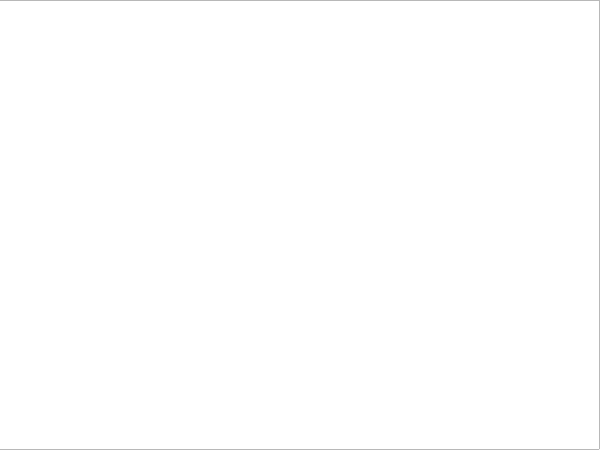
<?xml version="1.0" encoding="UTF-8"?>
<ui version="4.0">
 <class>MainWindow</class>
 <widget class="QMainWindow" name="MainWindow">
  <property name="windowModality">
   <enum>Qt::ApplicationModal</enum>
  </property>
  <property name="geometry">
   <rect>
    <x>0</x>
    <y>0</y>
    <width>600</width>
    <height>450</height>
   </rect>
  </property>
  <property name="windowTitle">
   <string>Лабораторная работа №7</string>
  </property>
  <widget class="QWidget" name="centralWidget">
   <widget class="QGraphicsView" name="graphicsView">
    <property name="geometry">
     <rect>
      <x>-50</x>
      <y>0</y>
      <width>650</width>
      <height>450</height>
     </rect>
    </property>
   </widget>
  </widget>
  <widget class="QMenuBar" name="menuBar">
   <property name="geometry">
    <rect>
     <x>0</x>
     <y>0</y>
     <width>600</width>
     <height>25</height>
    </rect>
   </property>
  </widget>
 </widget>
 <layoutdefault spacing="6" margin="11"/>
 <resources/>
 <connections/>
</ui>
